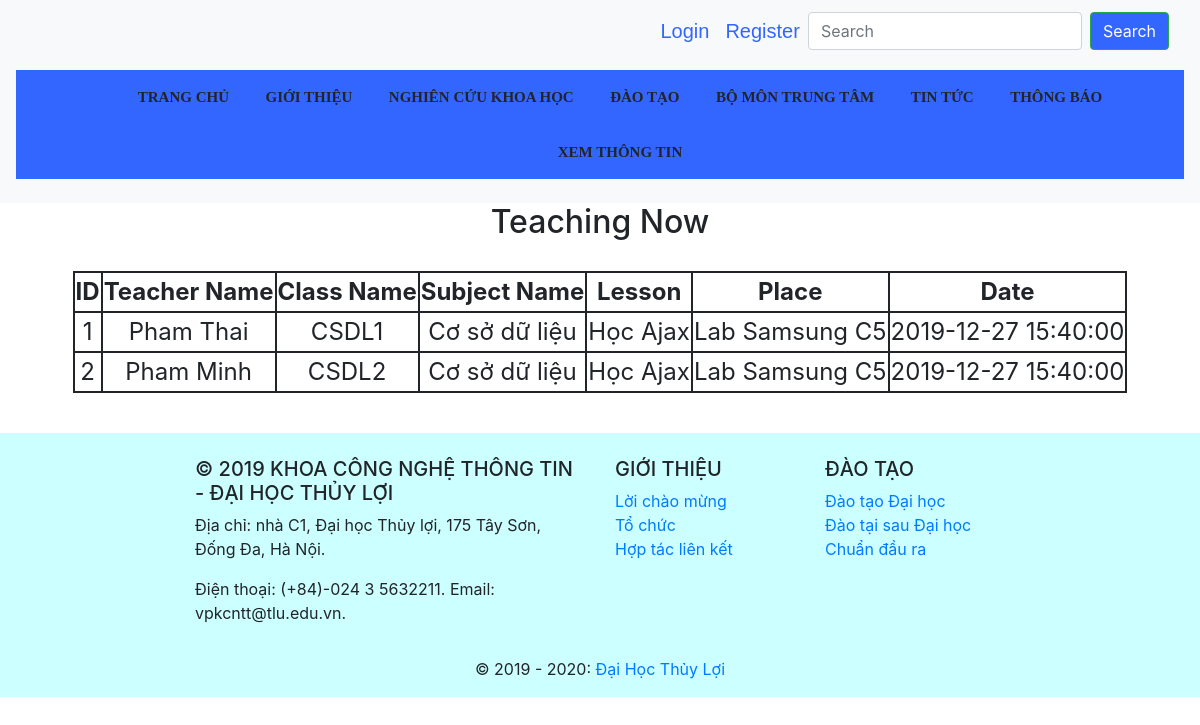
Screenshot of /ProjectWeb/view-teachingNow.php with the database file from the repository.
### tables this page shows
CREATE TABLE `teachingnow` (
  `teachingNowId` smallint(5) UNSIGNED NOT NULL,
  `Lesson` text NOT NULL,
  `Place` varchar(30) NOT NULL,
  `Date` datetime NOT NULL,
  `teachAssignedId` smallint(5) UNSIGNED NOT NULL
);

CREATE TABLE `teacher` (
  `teacherid` smallint(6) UNSIGNED NOT NULL,
  `teacherLastName` varchar(10) NOT NULL,
  `teacherFirstName` varchar(10) NOT NULL,
  `teacherBirth` date NOT NULL,
  `teacherPhone` varchar(10) NOT NULL,
  `teacherMail` varchar(60) NOT NULL,
  `teacherAddress` varchar(100) NOT NULL
);

CREATE TABLE `class` (
  `classid` smallint(5) UNSIGNED NOT NULL,
  `className` varchar(60) NOT NULL,
  `classYear` year(4) NOT NULL,
  `classSemester` tinyint(4) NOT NULL,
  `classStage` tinyint(4) NOT NULL,
  `classDateStart` date NOT NULL,
  `classDateEnd` date NOT NULL
);

CREATE TABLE `subject` (
  `subjectid` smallint(5) UNSIGNED NOT NULL,
  `subjectName` varchar(60) NOT NULL,
  `subjectDes` text NOT NULL,
  `majorid` smallint(5) UNSIGNED NOT NULL
);

### ProjectWeb/view-teachingNow.php (the view, shortened to what this page needs)
<!DOCTYPE html>
<html lang="en">
<head>
    <link rel="stylesheet" href="https://maxcdn.bootstrapcdn.com/bootstrap/4.3.1/css/bootstrap.min.css">
    <link rel="stylesheet" href="https://cdnjs.cloudflare.com/ajax/libs/font-awesome/4.7.0/css/font-awesome.min.css">
    <link rel="stylesheet" href="css/style.css">
</head>
<body>
    <?php include("header.php"); ?>
    <nav class="navbar navbar-expand-md navbar-light bg-light sticky-top">
        <ul style="width: 100%; text-align:center; background-color: #3366FF;  ">
            <div class="dropdown">
                <div class="dropbtn">TRANG CHỦ</div>
            </div>
            <div class="dropdown">
                <div class="dropbtn">GIỚI THIỆU</div>
            </div>
            <div class="dropdown">
                <div class="dropbtn">NGHIÊN CỨU KHOA HỌC</div>
            </div>
            <div class="dropdown">
                <div class="dropbtn">ĐÀO TẠO</div>
            </div>
            <div class="dropdown">
                <div class="dropbtn">BỘ MÔN TRUNG TÂM</div>
            </div>
            <div class="dropdown">
                <div class="dropbtn">TIN TỨC</div>
            </div>
            <div class="dropdown">
                <div class="dropbtn">THÔNG BÁO</div>
            </div>
            <div class="dropdown">
                <div class="dropbtn" href="#" >XEM THÔNG TIN</div>
            </div>
        </ul>
    </nav>
    <div style="margin-bottom: 40px;" class="text-center main-content">
        <h2 style="margin-bottom:30px;">Teaching Now</h2>
        <?php
            require('connectdb.php');
            $sql = 'SELECT teachingNowId, teacherLastName, teacherFirstName, subjectName, className, Lesson, Place, Date FROM teachingnow, teacher, subject, teachassigned, class WHERE (teacher.teacherid = teachassigned.teacherid) AND (subject.subjectid = teachassigned.subjectid) AND (class.classid = teachassigned.classid) AND (teachingnow.teachAssignedId = teachassigned.teachAssignedId)';
            mysqli_set_charset($dbcon, 'utf8');
            $result = mysqli_query($dbcon,$sql);
            echo '<font size="5">';
            echo '<table style="border: 2px solid"; align="center";>';
            echo '<tr style="border: 2px solid;"><th style="border: 2px solid">ID</th><th style="border: 2px solid">Teacher Name</th><th style="border: 2px solid">Class Name</th><th style="border: 2px solid">Subject Name</th><th style="border: 2px solid">Lesson</th><th style="border: 2px solid">Place</th><th style="border: 2px solid">Date</th>';
            if(mysqli_num_rows($result)>0){
            while($row = mysqli_fetch_assoc($result)){
                echo '<tr style="border: 2px solid">';
                echo '<td style="border: 2px solid">'.$row['teachingNowId'].'</td>';
                echo '<td style="border: 2px solid">'.$row['teacherFirstName'].' '.$row['teacherLastName'].'</td>';
                echo '<td style="border: 2px solid">'.$row['className'].'</td>';
                echo '<td style="border: 2px solid">'.$row['subjectName'].'</td>';
                echo '<td style="border: 2px solid">'.$row['Lesson'].'</td>';
                echo '<td style="border: 2px solid">'.$row['Place'].'</td>';
                echo '<td style="border: 2px solid">'.$row['Date'].'</td>';
                }
            }
            echo '</table>';
            echo '</font>';
        ?>
    </div>
    <?php include("footer.php"); ?>
</body>
</html>

### ProjectWeb/css/style.css (style rules this page uses)
body { width: 100%; height: 100%; }
.dropbtn { padding: 16px; font-size: 15px !important; font-weight:bold ; font-family: 'Times New Roman', Times, serif; }
.dropdown { position: relative; display: inline-block; }

### rows the page displays
teachingnow: teachingNowId "1", teacher.teacherFirstName "Pham", teacher.teacherLastName "Thai", class.className "CSDL1", subject.subjectName "Cơ sở dữ liệu", Lesson "Học Ajax", Place "Lab Samsung C5", Date "2019-12-27 15:40:00"
teachingnow: teachingNowId "2", teacher.teacherFirstName "Pham", teacher.teacherLastName "Minh", class.className "CSDL2", subject.subjectName "Cơ sở dữ liệu", Lesson "Học Ajax", Place "Lab Samsung C5", Date "2019-12-27 15:40:00"
